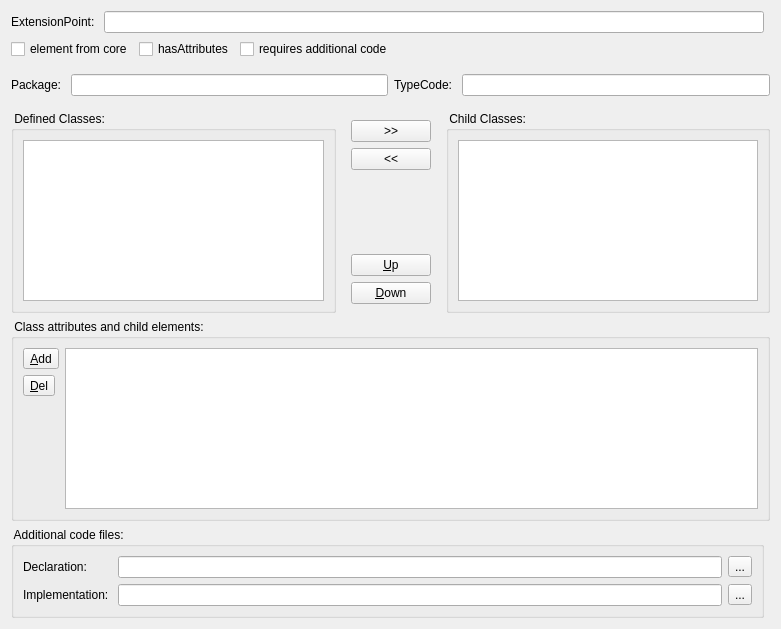
<?xml version="1.0" encoding="UTF-8"?>
<ui version="4.0">
 <class>FormDeviserPlugin</class>
 <widget class="QWidget" name="FormDeviserPlugin">
  <property name="geometry">
   <rect>
    <x>0</x>
    <y>0</y>
    <width>781</width>
    <height>629</height>
   </rect>
  </property>
  <property name="windowTitle">
   <string>Form</string>
  </property>
  <layout class="QGridLayout" name="gridLayout_4">
   <item row="0" column="0">
    <layout class="QGridLayout" name="gridLayout_7">
     <property name="rightMargin">
      <number>0</number>
     </property>
     <item row="0" column="0">
      <widget class="QLabel" name="label">
       <property name="text">
        <string>ExtensionPoint: </string>
       </property>
      </widget>
     </item>
     <item row="0" column="1">
      <widget class="QLineEdit" name="txtExtensionPoint">
       <property name="toolTip">
        <string>&lt;html&gt;&lt;head/&gt;&lt;body&gt;&lt;p&gt;&lt;span&gt;The &lt;/span&gt;&lt;span style=&quot; font-weight:600;&quot;&gt;Name&lt;/span&gt;&lt;span&gt; of the class being extended by this plugin element. Note this can come from Core or another Level 3 package.&lt;/span&gt;&lt;/p&gt;&lt;/body&gt;&lt;/html&gt;</string>
       </property>
      </widget>
     </item>
    </layout>
   </item>
   <item row="1" column="0">
    <layout class="QHBoxLayout" name="horizontalLayout">
     <item>
      <widget class="QCheckBox" name="chkElementFromCore">
       <property name="toolTip">
        <string>&lt;html&gt;&lt;head/&gt;&lt;body&gt;&lt;p&gt;&lt;span&gt;Check this box if the element being extended is part of SBML L3 Core.&lt;/span&gt;&lt;/p&gt;&lt;/body&gt;&lt;/html&gt;</string>
       </property>
       <property name="text">
        <string>element from core</string>
       </property>
      </widget>
     </item>
     <item>
      <widget class="QCheckBox" name="chkHasAttributes">
       <property name="toolTip">
        <string>&lt;html&gt;&lt;head/&gt;&lt;body&gt;&lt;p&gt;&lt;span&gt;Check this box if this plugin adds attributes to the element being extended.&lt;/span&gt;&lt;/p&gt;&lt;/body&gt;&lt;/html&gt;</string>
       </property>
       <property name="text">
        <string>hasAttributes</string>
       </property>
      </widget>
     </item>
     <item>
      <widget class="QCheckBox" name="chkRequiresAdditionalCode">
       <property name="toolTip">
        <string>&lt;html&gt;&lt;head/&gt;&lt;body&gt;&lt;p&gt;&lt;span&gt;In some cases it may be necessary to add code that is very specific to a package and will not be generated by deviser.  Check this box if you wish to specify the location of such code.&lt;/span&gt;&lt;/p&gt;&lt;/body&gt;&lt;/html&gt;</string>
       </property>
       <property name="text">
        <string>requires additional code</string>
       </property>
      </widget>
     </item>
     <item>
      <spacer name="horizontalSpacer">
       <property name="orientation">
        <enum>Qt::Horizontal</enum>
       </property>
       <property name="sizeHint" stdset="0">
        <size>
         <width>40</width>
         <height>20</height>
        </size>
       </property>
      </spacer>
     </item>
    </layout>
   </item>
   <item row="3" column="0" colspan="2">
    <layout class="QHBoxLayout" name="horizontalLayout_4">
     <property name="sizeConstraint">
      <enum>QLayout::SetMaximumSize</enum>
     </property>
     <item>
      <widget class="QGroupBox" name="groupBox_2">
       <property name="sizePolicy">
        <sizepolicy hsizetype="Preferred" vsizetype="Expanding">
         <horstretch>0</horstretch>
         <verstretch>0</verstretch>
        </sizepolicy>
       </property>
       <property name="title">
        <string> Defined Classes: </string>
       </property>
       <layout class="QGridLayout" name="gridLayout">
        <item row="0" column="0">
         <widget class="QListWidget" name="lstDefinedClasses">
          <property name="toolTip">
           <string>&lt;html&gt;&lt;head/&gt;&lt;body&gt;&lt;p&gt;&lt;span&gt;This is a list of all the classes that have been defined by this package object. Highlight the classes used by this plugin and use the arrows to add them to the &lt;/span&gt;&lt;span style=&quot; font-weight:600;&quot;&gt;Child Classes &lt;/span&gt;&lt;span&gt;list. &lt;/span&gt;&lt;/p&gt;&lt;/body&gt;&lt;/html&gt;</string>
          </property>
         </widget>
        </item>
       </layout>
      </widget>
     </item>
     <item>
      <widget class="QWidget" name="widget" native="true">
       <layout class="QGridLayout" name="gridLayout_3">
        <item row="0" column="0">
         <widget class="QPushButton" name="cmdAddChild">
          <property name="text">
           <string>&gt;&gt;</string>
          </property>
         </widget>
        </item>
        <item row="1" column="0">
         <widget class="QPushButton" name="cmdDelChild">
          <property name="text">
           <string>&lt;&lt;</string>
          </property>
         </widget>
        </item>
        <item row="2" column="0">
         <spacer name="verticalSpacer_3">
          <property name="orientation">
           <enum>Qt::Vertical</enum>
          </property>
          <property name="sizeHint" stdset="0">
           <size>
            <width>20</width>
            <height>77</height>
           </size>
          </property>
         </spacer>
        </item>
        <item row="3" column="0">
         <widget class="QPushButton" name="cmdUp">
          <property name="text">
           <string>&amp;Up</string>
          </property>
         </widget>
        </item>
        <item row="4" column="0">
         <widget class="QPushButton" name="cmdDown">
          <property name="text">
           <string>&amp;Down</string>
          </property>
         </widget>
        </item>
       </layout>
      </widget>
     </item>
     <item>
      <widget class="QGroupBox" name="groupBox_3">
       <property name="sizePolicy">
        <sizepolicy hsizetype="Preferred" vsizetype="Expanding">
         <horstretch>0</horstretch>
         <verstretch>0</verstretch>
        </sizepolicy>
       </property>
       <property name="title">
        <string> Child Classes: </string>
       </property>
       <layout class="QGridLayout" name="gridLayout_2">
        <item row="0" column="0">
         <widget class="QListWidget" name="lstChildClasses">
          <property name="toolTip">
           <string>&lt;html&gt;&lt;head/&gt;&lt;body&gt;&lt;p&gt;&lt;span&gt;This is a list of the child classes that will be present on this plugin object. Populate this list by highlighting the relevant class in the &lt;/span&gt;&lt;span style=&quot; font-weight:600;&quot;&gt;Defined Classes&lt;/span&gt;&lt;span&gt; list and using the arrows to move it.&lt;/span&gt;&lt;/p&gt;&lt;/body&gt;&lt;/html&gt;</string>
          </property>
         </widget>
        </item>
       </layout>
      </widget>
     </item>
    </layout>
   </item>
   <item row="4" column="0" colspan="2">
    <widget class="QGroupBox" name="grpAttributes">
     <property name="sizePolicy">
      <sizepolicy hsizetype="Preferred" vsizetype="Expanding">
       <horstretch>0</horstretch>
       <verstretch>0</verstretch>
      </sizepolicy>
     </property>
     <property name="toolTip">
      <string>&lt;html&gt;&lt;head/&gt;&lt;body&gt;&lt;p&gt;&lt;span&gt;Each attribute and child element of the plugin object being defined should be listed here.&lt;/span&gt;&lt;/p&gt;&lt;/body&gt;&lt;/html&gt;</string>
     </property>
     <property name="title">
      <string> Class attributes and child elements: </string>
     </property>
     <layout class="QHBoxLayout" name="horizontalLayout_3">
      <item>
       <layout class="QVBoxLayout" name="verticalLayout">
        <item>
         <widget class="QToolButton" name="cmdAddAttr">
          <property name="text">
           <string>&amp;Add</string>
          </property>
          <property name="icon">
           <iconset resource="../deviser-resources.qrc">
            <normaloff>:/images/edit_add.png</normaloff>:/images/edit_add.png</iconset>
          </property>
         </widget>
        </item>
        <item>
         <widget class="QToolButton" name="cmdDelAttr">
          <property name="text">
           <string>&amp;Del</string>
          </property>
          <property name="icon">
           <iconset resource="../deviser-resources.qrc">
            <normaloff>:/images/list_remove.png</normaloff>:/images/list_remove.png</iconset>
          </property>
         </widget>
        </item>
        <item>
         <spacer name="verticalSpacer">
          <property name="orientation">
           <enum>Qt::Vertical</enum>
          </property>
          <property name="sizeHint" stdset="0">
           <size>
            <width>20</width>
            <height>40</height>
           </size>
          </property>
         </spacer>
        </item>
       </layout>
      </item>
      <item>
       <widget class="QTableView" name="tblAttributes">
        <property name="sortingEnabled">
         <bool>true</bool>
        </property>
        <attribute name="horizontalHeaderStretchLastSection">
         <bool>true</bool>
        </attribute>
        <attribute name="verticalHeaderCascadingSectionResizes">
         <bool>true</bool>
        </attribute>
        <attribute name="verticalHeaderDefaultSectionSize">
         <number>23</number>
        </attribute>
       </widget>
      </item>
     </layout>
    </widget>
   </item>
   <item row="5" column="0">
    <widget class="QGroupBox" name="grpAdditional">
     <property name="sizePolicy">
      <sizepolicy hsizetype="Expanding" vsizetype="Fixed">
       <horstretch>0</horstretch>
       <verstretch>0</verstretch>
      </sizepolicy>
     </property>
     <property name="title">
      <string> Additional code files: </string>
     </property>
     <layout class="QGridLayout" name="gridLayout_8">
      <item row="0" column="0">
       <widget class="QLabel" name="label_9">
        <property name="text">
         <string>Declaration: </string>
        </property>
       </widget>
      </item>
      <item row="0" column="1">
       <layout class="QHBoxLayout" name="horizontalLayout_6">
        <item>
         <widget class="QLineEdit" name="txtDeclaration">
          <property name="toolTip">
           <string>&lt;html&gt;&lt;head/&gt;&lt;body&gt;&lt;p&gt;&lt;span&gt;The location of an additional &lt;/span&gt;&lt;span style=&quot; font-weight:600;&quot;&gt;header&lt;/span&gt;&lt;span&gt; file that should be included within the generated code for this plugin.&lt;/span&gt;&lt;/p&gt;&lt;/body&gt;&lt;/html&gt;</string>
          </property>
         </widget>
        </item>
        <item>
         <widget class="QToolButton" name="cmdBrowseDeclaration">
          <property name="text">
           <string>...</string>
          </property>
         </widget>
        </item>
       </layout>
      </item>
      <item row="1" column="0">
       <widget class="QLabel" name="label_10">
        <property name="text">
         <string>Implementation: </string>
        </property>
       </widget>
      </item>
      <item row="1" column="1">
       <layout class="QHBoxLayout" name="horizontalLayout_7">
        <item>
         <widget class="QLineEdit" name="txtImplementation">
          <property name="toolTip">
           <string>&lt;html&gt;&lt;head/&gt;&lt;body&gt;&lt;p&gt;&lt;span&gt;The location of an additional &lt;/span&gt;&lt;span style=&quot; font-weight:600;&quot;&gt;code&lt;/span&gt;&lt;span&gt; file that should be included within the generated code for this plugin.&lt;/span&gt;&lt;/p&gt;&lt;/body&gt;&lt;/html&gt;</string>
          </property>
         </widget>
        </item>
        <item>
         <widget class="QToolButton" name="cmdBrowseImplementation">
          <property name="text">
           <string>...</string>
          </property>
         </widget>
        </item>
       </layout>
      </item>
     </layout>
    </widget>
   </item>
   <item row="2" column="0" colspan="2">
    <widget class="QWidget" name="ctrlLocation" native="true">
     <layout class="QHBoxLayout" name="horizontalLayout_2">
      <property name="leftMargin">
       <number>0</number>
      </property>
      <property name="rightMargin">
       <number>0</number>
      </property>
      <item>
       <layout class="QGridLayout" name="gridLayout_5">
        <item row="0" column="0">
         <widget class="QLabel" name="label_2">
          <property name="text">
           <string>Package: </string>
          </property>
         </widget>
        </item>
        <item row="0" column="1">
         <widget class="QLineEdit" name="txtPackage">
          <property name="toolTip">
           <string>&lt;html&gt;&lt;head/&gt;&lt;body&gt;&lt;p&gt;&lt;span&gt;The short &lt;/span&gt;&lt;span style=&quot; font-weight:600;&quot;&gt;name&lt;/span&gt;&lt;span&gt; or &lt;/span&gt;&lt;span style=&quot; font-weight:600;&quot;&gt;label&lt;/span&gt;&lt;span&gt; of the package being extended by this plugin object.&lt;/span&gt;&lt;/p&gt;&lt;/body&gt;&lt;/html&gt;</string>
          </property>
         </widget>
        </item>
       </layout>
      </item>
      <item>
       <layout class="QGridLayout" name="gridLayout_6">
        <item row="0" column="0">
         <widget class="QLabel" name="label_3">
          <property name="text">
           <string>TypeCode: </string>
          </property>
         </widget>
        </item>
        <item row="0" column="1">
         <widget class="QLineEdit" name="txtTypeCode">
          <property name="toolTip">
           <string>&lt;html&gt;&lt;head/&gt;&lt;body&gt;&lt;p&gt;&lt;span&gt;The TypeCode of the specific class being extended by this plugin object.&lt;/span&gt;&lt;/p&gt;&lt;/body&gt;&lt;/html&gt;</string>
          </property>
         </widget>
        </item>
       </layout>
      </item>
     </layout>
    </widget>
   </item>
  </layout>
 </widget>
 <tabstops>
  <tabstop>txtExtensionPoint</tabstop>
  <tabstop>chkElementFromCore</tabstop>
  <tabstop>chkHasAttributes</tabstop>
  <tabstop>chkRequiresAdditionalCode</tabstop>
  <tabstop>txtPackage</tabstop>
  <tabstop>txtTypeCode</tabstop>
  <tabstop>lstDefinedClasses</tabstop>
  <tabstop>cmdAddChild</tabstop>
  <tabstop>cmdDelChild</tabstop>
  <tabstop>cmdUp</tabstop>
  <tabstop>cmdDown</tabstop>
  <tabstop>lstChildClasses</tabstop>
  <tabstop>cmdAddAttr</tabstop>
  <tabstop>cmdDelAttr</tabstop>
  <tabstop>tblAttributes</tabstop>
  <tabstop>txtDeclaration</tabstop>
  <tabstop>cmdBrowseDeclaration</tabstop>
  <tabstop>txtImplementation</tabstop>
  <tabstop>cmdBrowseImplementation</tabstop>
 </tabstops>
 <resources>
  <include location="../deviser-resources.qrc"/>
 </resources>
 <connections>
  <connection>
   <sender>chkElementFromCore</sender>
   <signal>stateChanged(int)</signal>
   <receiver>FormDeviserPlugin</receiver>
   <slot>fromCoreStateChanged(int)</slot>
   <hints>
    <hint type="sourcelabel">
     <x>80</x>
     <y>57</y>
    </hint>
    <hint type="destinationlabel">
     <x>390</x>
     <y>314</y>
    </hint>
   </hints>
  </connection>
  <connection>
   <sender>chkHasAttributes</sender>
   <signal>stateChanged(int)</signal>
   <receiver>FormDeviserPlugin</receiver>
   <slot>hasAttributesStateChanged(int)</slot>
   <hints>
    <hint type="sourcelabel">
     <x>203</x>
     <y>57</y>
    </hint>
    <hint type="destinationlabel">
     <x>390</x>
     <y>314</y>
    </hint>
   </hints>
  </connection>
  <connection>
   <sender>chkRequiresAdditionalCode</sender>
   <signal>stateChanged(int)</signal>
   <receiver>FormDeviserPlugin</receiver>
   <slot>additionalCodeStateChanged(int)</slot>
   <hints>
    <hint type="sourcelabel">
     <x>344</x>
     <y>57</y>
    </hint>
    <hint type="destinationlabel">
     <x>390</x>
     <y>314</y>
    </hint>
   </hints>
  </connection>
  <connection>
   <sender>cmdAddAttr</sender>
   <signal>clicked()</signal>
   <receiver>FormDeviserPlugin</receiver>
   <slot>addAttribute()</slot>
   <hints>
    <hint type="sourcelabel">
     <x>40</x>
     <y>377</y>
    </hint>
    <hint type="destinationlabel">
     <x>390</x>
     <y>314</y>
    </hint>
   </hints>
  </connection>
  <connection>
   <sender>cmdDelAttr</sender>
   <signal>clicked()</signal>
   <receiver>FormDeviserPlugin</receiver>
   <slot>delAttribute()</slot>
   <hints>
    <hint type="sourcelabel">
     <x>40</x>
     <y>411</y>
    </hint>
    <hint type="destinationlabel">
     <x>390</x>
     <y>314</y>
    </hint>
   </hints>
  </connection>
  <connection>
   <sender>cmdBrowseDeclaration</sender>
   <signal>clicked()</signal>
   <receiver>FormDeviserPlugin</receiver>
   <slot>browseDeclaration()</slot>
   <hints>
    <hint type="sourcelabel">
     <x>703</x>
     <y>555</y>
    </hint>
    <hint type="destinationlabel">
     <x>390</x>
     <y>314</y>
    </hint>
   </hints>
  </connection>
  <connection>
   <sender>cmdBrowseImplementation</sender>
   <signal>clicked()</signal>
   <receiver>FormDeviserPlugin</receiver>
   <slot>browseImplementation()</slot>
   <hints>
    <hint type="sourcelabel">
     <x>703</x>
     <y>589</y>
    </hint>
    <hint type="destinationlabel">
     <x>390</x>
     <y>314</y>
    </hint>
   </hints>
  </connection>
  <connection>
   <sender>cmdDelChild</sender>
   <signal>clicked()</signal>
   <receiver>FormDeviserPlugin</receiver>
   <slot>delChild()</slot>
   <hints>
    <hint type="sourcelabel">
     <x>390</x>
     <y>211</y>
    </hint>
    <hint type="destinationlabel">
     <x>390</x>
     <y>314</y>
    </hint>
   </hints>
  </connection>
  <connection>
   <sender>cmdAddChild</sender>
   <signal>clicked()</signal>
   <receiver>FormDeviserPlugin</receiver>
   <slot>addChild()</slot>
   <hints>
    <hint type="sourcelabel">
     <x>390</x>
     <y>177</y>
    </hint>
    <hint type="destinationlabel">
     <x>390</x>
     <y>314</y>
    </hint>
   </hints>
  </connection>
  <connection>
   <sender>cmdDown</sender>
   <signal>clicked()</signal>
   <receiver>FormDeviserPlugin</receiver>
   <slot>downClicked()</slot>
   <hints>
    <hint type="sourcelabel">
     <x>390</x>
     <y>308</y>
    </hint>
    <hint type="destinationlabel">
     <x>390</x>
     <y>314</y>
    </hint>
   </hints>
  </connection>
  <connection>
   <sender>cmdUp</sender>
   <signal>clicked()</signal>
   <receiver>FormDeviserPlugin</receiver>
   <slot>upClicked()</slot>
   <hints>
    <hint type="sourcelabel">
     <x>390</x>
     <y>274</y>
    </hint>
    <hint type="destinationlabel">
     <x>390</x>
     <y>314</y>
    </hint>
   </hints>
  </connection>
  <connection>
   <sender>txtDeclaration</sender>
   <signal>textEdited(QString)</signal>
   <receiver>FormDeviserPlugin</receiver>
   <slot>declarationChanged(QString)</slot>
   <hints>
    <hint type="sourcelabel">
     <x>409</x>
     <y>555</y>
    </hint>
    <hint type="destinationlabel">
     <x>390</x>
     <y>314</y>
    </hint>
   </hints>
  </connection>
  <connection>
   <sender>txtExtensionPoint</sender>
   <signal>textEdited(QString)</signal>
   <receiver>FormDeviserPlugin</receiver>
   <slot>extensionPointChanged(QString)</slot>
   <hints>
    <hint type="sourcelabel">
     <x>426</x>
     <y>23</y>
    </hint>
    <hint type="destinationlabel">
     <x>390</x>
     <y>314</y>
    </hint>
   </hints>
  </connection>
  <connection>
   <sender>txtImplementation</sender>
   <signal>textEdited(QString)</signal>
   <receiver>FormDeviserPlugin</receiver>
   <slot>implementationChanged(QString)</slot>
   <hints>
    <hint type="sourcelabel">
     <x>409</x>
     <y>589</y>
    </hint>
    <hint type="destinationlabel">
     <x>390</x>
     <y>314</y>
    </hint>
   </hints>
  </connection>
  <connection>
   <sender>txtPackage</sender>
   <signal>textEdited(QString)</signal>
   <receiver>FormDeviserPlugin</receiver>
   <slot>packageChanged(QString)</slot>
   <hints>
    <hint type="sourcelabel">
     <x>239</x>
     <y>105</y>
    </hint>
    <hint type="destinationlabel">
     <x>390</x>
     <y>314</y>
    </hint>
   </hints>
  </connection>
  <connection>
   <sender>txtTypeCode</sender>
   <signal>textEdited(QString)</signal>
   <receiver>FormDeviserPlugin</receiver>
   <slot>typeCodeChanged(QString)</slot>
   <hints>
    <hint type="sourcelabel">
     <x>615</x>
     <y>105</y>
    </hint>
    <hint type="destinationlabel">
     <x>390</x>
     <y>314</y>
    </hint>
   </hints>
  </connection>
 </connections>
 <slots>
  <slot>extensionPointChanged(QString)</slot>
  <slot>fromCoreStateChanged(int)</slot>
  <slot>hasAttributesStateChanged(int)</slot>
  <slot>additionalCodeStateChanged(int)</slot>
  <slot>packageChanged(QString)</slot>
  <slot>typeCodeChanged(QString)</slot>
  <slot>declarationChanged(QString)</slot>
  <slot>implementationChanged(QString)</slot>
  <slot>addAttribute()</slot>
  <slot>delAttribute()</slot>
  <slot>browseDeclaration()</slot>
  <slot>browseImplementation()</slot>
  <slot>addChild()</slot>
  <slot>delChild()</slot>
  <slot>upClicked()</slot>
  <slot>downClicked()</slot>
 </slots>
</ui>
